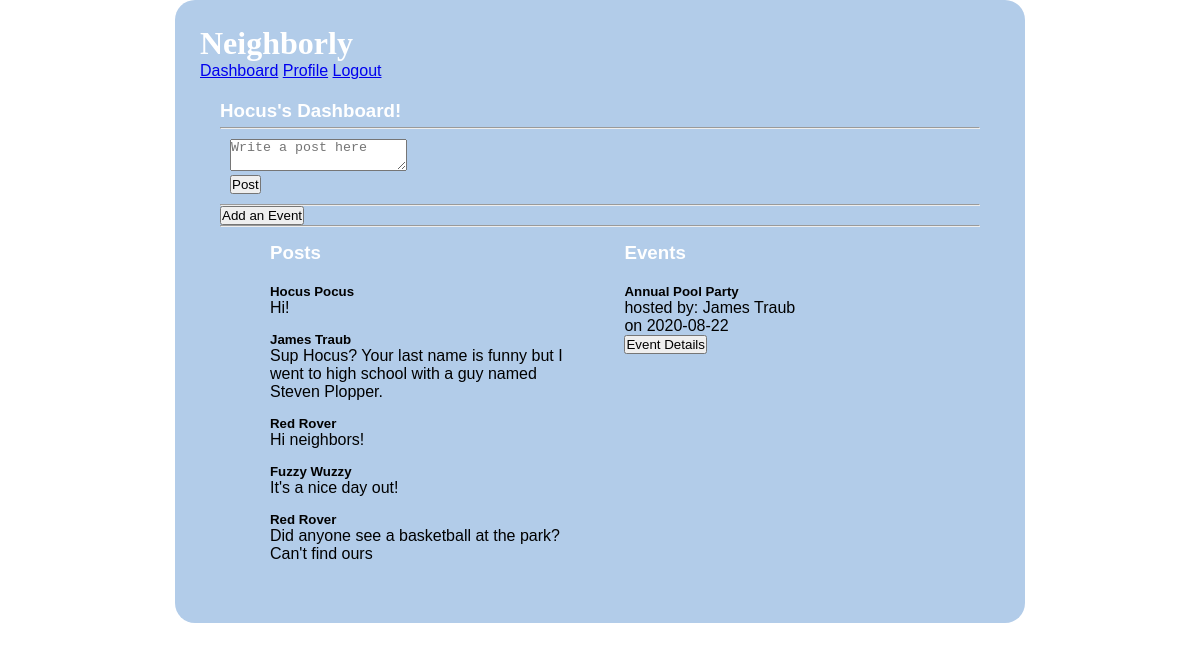
/dashboard (signed in), run on an earlier commit of the app's database.
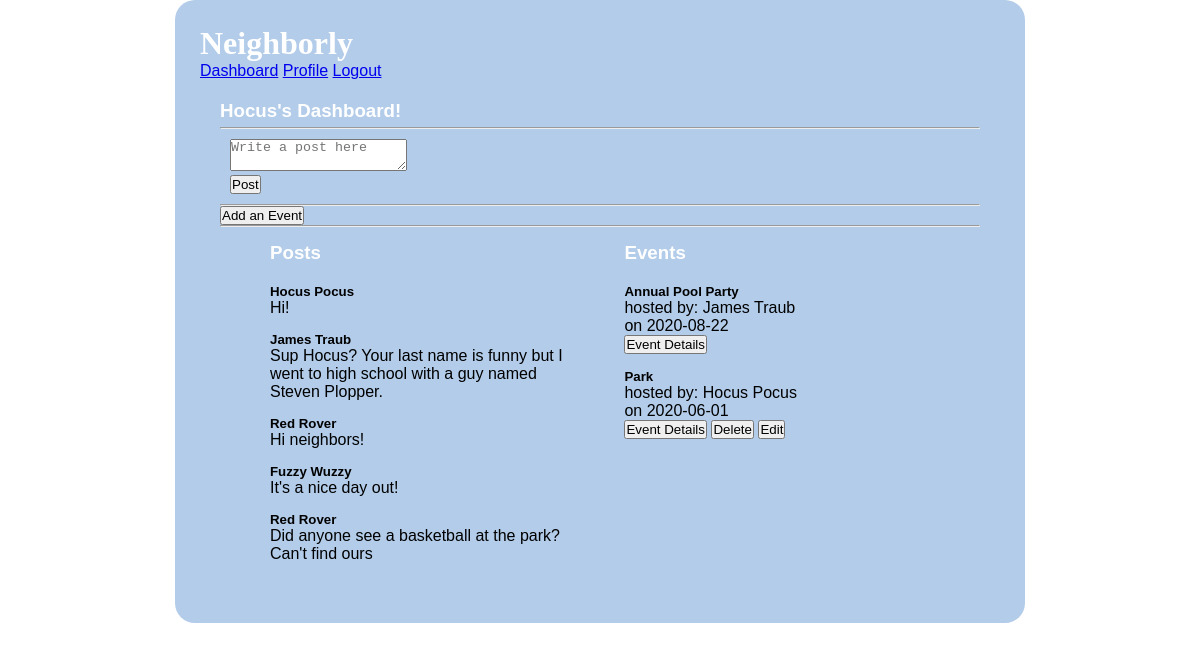
And on a later commit of the database.
### models.py (models this page shows, shortened)
class User(db.Model):
    __tablename__ = "users"
    id = db.Column(db.Integer, primary_key=True)
    first_name = db.Column(db.String(45))
    last_name = db.Column(db.String(45))
    email = db.Column(db.String(255))
    address_id = db.Column(db.Integer, db.ForeignKey('addresses.id', ondelete='cascade'))
    address = db.relationship('Address', foreign_keys=[address_id])
    password_hash=db.Column(db.String(255))
    posts_this_user_likes = db.relationship('Post', secondary=likes_table, passive_deletes=True)
    all_post = db.relationship('Post', back_populates="user", cascade="all, delete, delete-orphan")
    all_event = db.relationship('Event', back_populates="user", cascade="all, delete, delete-orphan")
    created_at = db.Column(db.DateTime, server_default = func.now())
    updated_at = db.Column(db.DateTime, server_default = func.now(), onupdate = func.now())

class Post(db.Model):
    __tablename__ = "posts"
    id = db.Column(db.Integer, primary_key=True)
    message = db.Column(db.String(255))
    user_id = db.Column(db.Integer, db.ForeignKey('users.id', ondelete='cascade'))
    user = db.relationship('User', foreign_keys=[user_id])
    users_who_like_this_post = db.relationship('User', secondary=likes_table, passive_deletes=True)
    created_at = db.Column(db.DateTime, server_default = func.now())
    updated_at = db.Column(db.DateTime, server_default = func.now(), onupdate = func.now())

class Event(db.Model):
    __tablename__ = "events"
    id = db.Column(db.Integer, primary_key=True)
    title = db.Column(db.String(100))
    description = db.Column(db.String(255))
    date = db.Column(db.String(45))
    time = db.Column(db.String(45))
    user_id = db.Column(db.Integer, db.ForeignKey('users.id', ondelete='cascade'))
    user = db.relationship('User', foreign_keys=[user_id])
    location_id = db.Column(db.Integer, db.ForeignKey('event_locations.id', ondelete='cascade'))
    location = db.relationship('Event_location', foreign_keys=[location_id])
    all_comment = db.relationship('Event_comment', back_populates="event", cascade="all, delete, delete-orphan")
    created_at = db.Column(db.DateTime, server_default = func.now())
    updated_at = db.Column(db.DateTime, server_default = func.now(), onupdate = func.now())

### controller.py (the view)
def dashboard():
    if 'user_id' not in session:
        return redirect("/")
    posts = Post.query.all()
    events = Event.query.all()
    cur_user = User.query.filter_by(id=session['user_id'])
    return render_template("dashboard.html", all_posts = posts, all_events = events,all_users = cur_user )

### templates/dashboard.html (shortened to what this page needs)
<!DOCTYPE html>
<html lang="en">
<head>
    <link rel="stylesheet" type="text/css" href="{{ url_for('static', filename='style1.css') }}">
</head>
<body>
    <div class="container_dashboard">
        <h1>Neighborly</h1>
        <div class="navigation">
            <a href="/dashboard">Dashboard</a>
            <a href="/user_profile">Profile</a>
            <a href="/logout">Logout</a>
        </div>
        <div class="dashboard">
            {% for cur_user in all_users %}
            <h3>{{cur_user.first_name}}'s Dashboard!</h3>
            {% endfor %}
            <hr>
            <form action="/add/post" method="POST">
                <p> <textarea name="message" placeholder="Write a post here"></textarea></p>
                <input type="submit" value="Post">
            </form>
            <hr>
            <a href="/events"><button>Add an Event</button></a>
            <hr>
            <div class="dashboard_content">
                <div class="events">
                    <h3>Posts</h3>
                    <ul>
                        {% for post in all_posts %}
                        <li>
                            <p><h5>{{post.user.first_name}} {{post.user.last_name}}</h5></p>
                            <p>{{post.message}}</p>
                        </li>
                        {% endfor %}
                    </ul>
                </div>
                <div class="events">
                    <h3>Events</h3>
                    <ul>
                        {% for event in all_events %}
                        <li>
                            <p><h5>{{event.title}}</h5></p>
                            <p>hosted by: {{event.user.first_name}} {{event.user.last_name}}</p>
                            <p>on {{event.date}}</p>
                            <a href="/event/details/{{event.id}}"><button>Event Details</button></a>
                            {% if session['user_id'] == event.user_id %}
                            <a href="/delete/{{event.id}}"><button>Delete</button></a>
                            <a href="/edit/event/{{event.id}}"><button>Edit</button></a>
                            {% endif %}
                        </li>
                        {% endfor %}
                    </ul>
                </div>
            </div>
        </div>
    </div>
</body>
</html>

What changed in the data, as far as the page shows it:
added Event: title "Park", user.first_name "Hocus", user.last_name "Pocus", date "2020-06-01"
